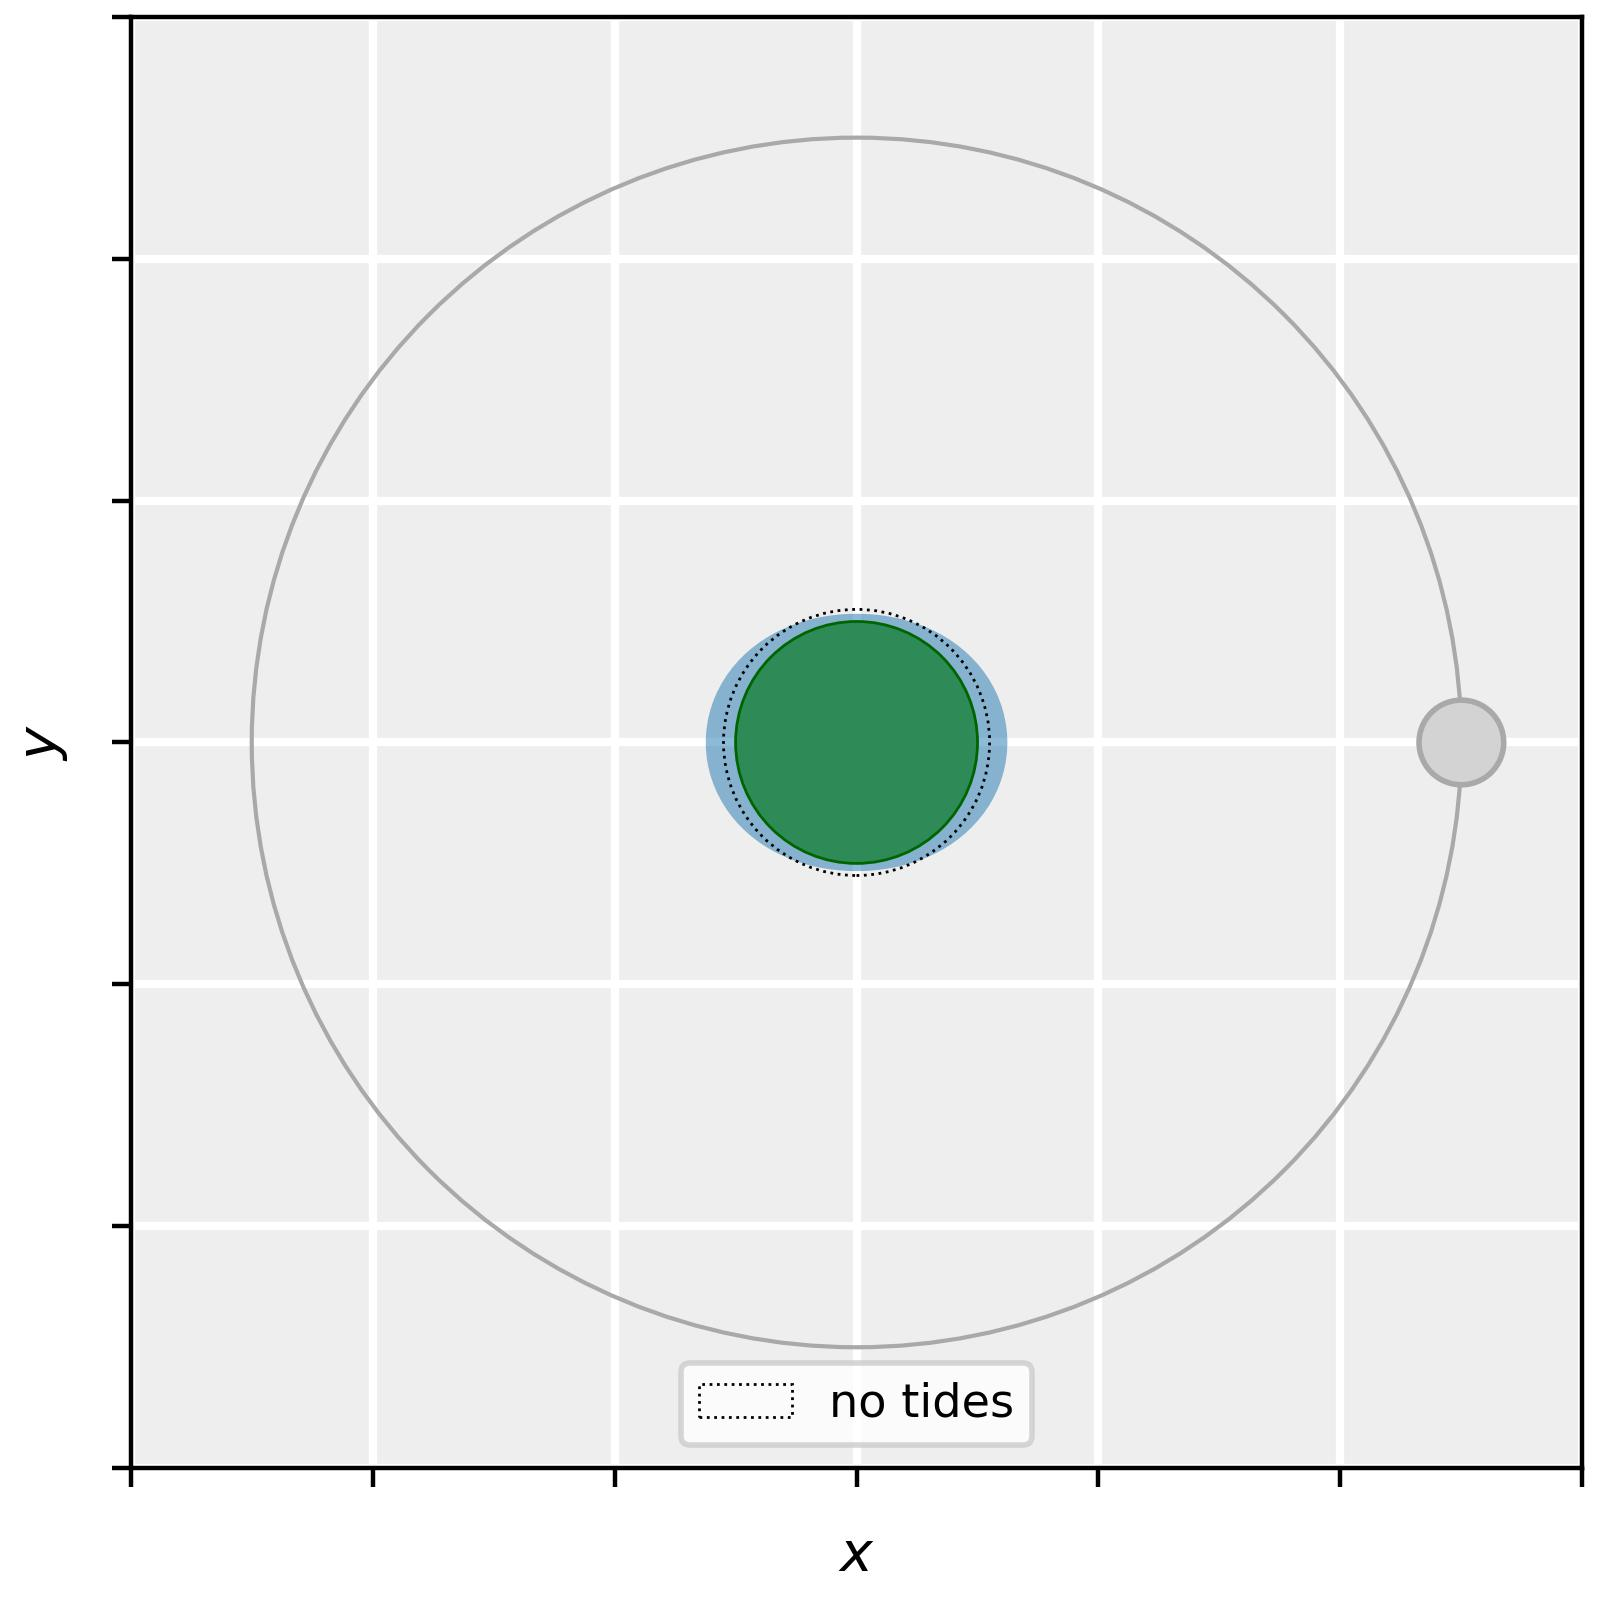

Write Python code to recreate this figure.

import sys
from matplotlib import colors, pyplot as plt
import numpy as np


sys.path.append("/Users/timdewild/Library/CloudStorage/GoogleDrive-t.w.j.de.wild@rug.nl/Mijn Drive/Digital Demos/AnimationClass/src/")

from matnimation.artist.static.static_circle import StaticCircle
from matnimation.canvas.single_canvas import SingleCanvas
from matnimation.artist.static.static_text import StaticText
from matnimation.artist.static.static_polygon import StaticPolygon
from matnimation.artist.static.static_scatter import StaticScatter
from matnimation.artist.static.static_quiver import StaticQuiver
from matnimation.tides_forces.tides import Tides




#--- Global constants ---#
radius_earth = 1
ocean_scaling = 1.1
distance_earth_moon = 5

#--- Tidal force due to moon on earth ---#
dth = np.pi/16
theta_vectors = np.arange(0,2*np.pi+dth, dth)

tides = Tides(
    radius_earth = radius_earth,
    ocean_scaling = ocean_scaling,
    distance_earth_moon = distance_earth_moon
)
tides.generate_tidal_bulges()

x_vectors = radius_earth * np.cos(theta_vectors)
y_vectors = radius_earth * np.sin(theta_vectors)

F_tidal_moon_x, F_tidal_moon_y = tides.tidal_force_moon(theta_vectors, tides.t[0], scale = 1)

#--- Tidal bulges due to moon on earth ---#
x_bulge_moon, y_bulge_moon = tides.generate_tidal_bulges(body = 'moon')



#--- Define Canvas ---#

canvas = SingleCanvas(
    (4,4),
    400,
    [],
    [-6, 6, -6, 6],      #[-3, 3, -3, 3] [-2, 6, -4, 4]
    ['$x$','$y$']
)

canvas.set_axis_properties(
    aspect = 'equal', 
    xticklabels = [], 
    yticklabels = [],
    #title = "Frame: Earth Center of Mass"
    )

#--- Define earth and ocean ---#

earth = StaticCircle(
    name = 'Earth (equator slice)', 
    radius = radius_earth,
    xy_center = (0., 0.)
)

earth.set_styling_properties(
    facecolor = 'seagreen',
    edgecolor = 'darkgreen',
    linewidth = 0.5,
    zorder = 3
    )

canvas.add_artist(earth)

# ocean = StaticCircle(
#     name = 'Ocean', 
#     radius = ocean_scaling * radius_earth,
#     xy_center = (0., 0.)
# )

ocean = StaticPolygon(
    'ocean',
    x_data = x_bulge_moon[:,0],
    y_data = y_bulge_moon[:,0]
)

ocean.set_styling_properties(
    facecolor = colors.to_rgba('tab:blue', 0.5), 
    zorder = 2
)

canvas.add_artist(ocean)

ocean_no_tides = StaticCircle(
    'no tides',
    radius = ocean_scaling * radius_earth,
    xy_center = (0,0)
)

ocean_no_tides.set_styling_properties(
    linewidth = 0.5,
    linestyle = 'dotted',
    edgecolor = 'k',
    facecolor = 'None'
)

canvas.add_artist(ocean_no_tides, in_legend = True)

#--- ABC forces on earth due to moon ---#
scale = 1.333

y_offset = 0.04

x_vec = np.array([-1, 0, 1])
y_vec = np.array([0, 0, 0])

force_moon_x_vec = np.array([0.5, 1, 1.5])
force_moon_y_vec = np.zeros_like(y_vec)

tidal_force_x_vec = force_moon_x_vec - np.ones_like(force_moon_x_vec)
tidal_force_y_vec = force_moon_y_vec

force_com_x = force_moon_x_vec[1] * np.ones_like(force_moon_x_vec)
force_com_y = force_moon_y_vec[1] * np.ones_like(force_moon_y_vec)

#--- Gravitational force due to moon on ABC ---#

# force_moon = StaticQuiver(
#     name = '$\\vec{F}_G^\\mathrm{(moon)}$',
#     x_data = x_vec,
#     y_data = y_vec,
#     Fx_data = force_moon_x_vec,
#     Fy_data = force_moon_y_vec, 
#     scale = scale,
#     scale_units = 'xy',
#     width = 0.005, 
#     color = 'darkorange'
# )

# canvas.add_artist(force_moon, in_legend=True)

# force_moon.set_styling_properties(
#     zorder = 4
# )

#--- Subtract gravitational force at B (center of mass) ---#

# force_com_sub = StaticQuiver(
#     name = '$-\\vec{F}_B^\\mathrm{(moon)}$',
#     x_data = x_vec,
#     y_data = y_vec + y_offset,
#     Fx_data = -force_com_x,
#     Fy_data = -force_com_y, 
#     scale = scale,
#     scale_units = 'xy',
#     width = 0.005, 
#     color = 'darkred'
# )

# canvas.add_artist(force_com_sub, in_legend = True)

# force_com_sub.set_styling_properties(
#     zorder = 4
# )

#--- Tidal force at ABC ---#

# tidal_force_moon_ABC = StaticQuiver(
#     name = "$\\vec{F}_\\mathrm{tid}^\\mathrm{(moon)}$",
#     x_data = x_vec,
#     y_data = y_vec,
#     Fx_data = tidal_force_x_vec,
#     Fy_data = tidal_force_y_vec, 
#     scale = 1.333,
#     scale_units = 'xy',
#     width = 0.005, 
#     color = 'darkblue'
# )

# canvas.add_artist(tidal_force_moon_ABC, in_legend = True)

# tidal_force_moon_ABC.set_styling_properties(
#     zorder = 4
# )

#--- ABC points to introduce tidal field

# points_ABC = StaticScatter(
#     name='ABC',
#     x_data = x_vec,
#     y_data = y_vec,

# )

# points_ABC.set_styling_properties(
#     color = 'darkblue',
#     markersize = 5,
#     zorder = 4
# )

# canvas.add_artist(points_ABC)

# for i, label_name in enumerate(['$A$','$B$','$C$']):
#     label = StaticText(name = label_name, xy_center = (x_vec[i],y_vec[i]-0.2))

#     label.set_styling_properties(
#         horizontalalignment = 'center',
#         verticalalignment = 'top',
#         zorder = 4, 
#         fontsize = 8,
#         color = 'k'
#     )

#     canvas.add_artist(label)

#--- Tidal force at points around equator ---#

tidal_forces_scatter = StaticScatter(
    'tidal forces scatter',
    x_data = x_vectors,
    y_data = y_vectors
)

# tidal_forces_scatter.set_styling_properties(
#     zorder = 4,
#     markersize = 2, #5
#     color  = 'darkblue'
# )

#canvas.add_artist(tidal_forces_scatter)

tidal_forces_moon = StaticQuiver(
    name = "$\\vec{F}_\\mathrm{tid}^\\mathrm{(moon)}$",
    x_data = x_vectors,
    y_data = y_vectors,
    Fx_data = F_tidal_moon_x,
    Fy_data = F_tidal_moon_y,
    scale = 20,
    scale_units = 'xy', 
    color = 'darkblue',
    width = 0.004 #0.005
)

#canvas.add_artist(tidal_forces_moon, in_legend = True)

# tidal_forces_moon.set_styling_properties(
#     zorder = 4
# )

#--- Moon and its orbit ---#

moon_orbit = StaticCircle(
    name = 'Moon orbit',
    radius = distance_earth_moon,
    xy_center = (0,0),
) 

moon_orbit.set_styling_properties(
    edgecolor = 'darkgrey',
    facecolor = 'None',
    linewidth = 0.75
)

moon = StaticCircle(
    name = 'Moon',
    radius = 0.35,
    xy_center = (distance_earth_moon,0)
)

moon.set_styling_properties(
    edgecolor = 'darkgrey',
    facecolor = 'lightgrey'
)

canvas.add_artist(moon_orbit, in_legend = False)
canvas.add_artist(moon)

canvas.construct_legend(ncols = 3, loc = 'lower center', fontsize = 'small')

canvas.save_canvas('stem_animation/scene2/scene2_8.jpg')
